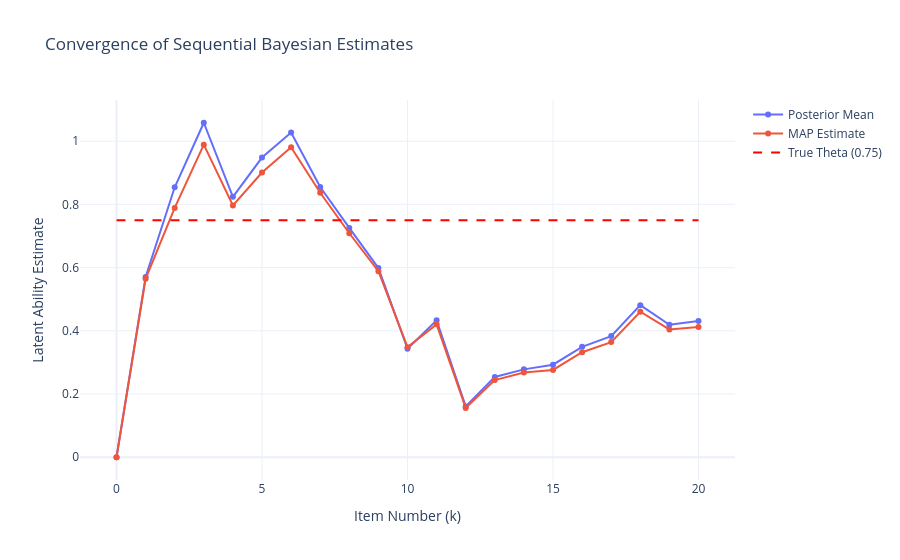

The notebook cell this image was saved under:
### Code cell
import numpy as np
import plotly.graph_objects as go
from scipy.stats import norm

# 1. Setup Simulation Parameters
np.random.seed(42)
n_items = 20
theta_true = 0.75

# Generate item parameters
b_params = np.random.normal(0, 1, n_items)
a_params = np.random.uniform(0.5, 2.0, n_items)

# Setup numerical grid for theta
grid_size = 1000
theta_grid = np.linspace(-4, 4, grid_size)
delta_theta = theta_grid[1] - theta_grid[0]

# 2PL probability function
def prob_correct(theta, a, b):
    return 1 / (1 + np.exp(-a * (theta - b)))

# 2. Tracking Variables
posterior = norm.pdf(theta_grid) # Initial prior: N(0,1)
map_estimates = [0.0]            # Prior MAP
mean_estimates = [0.0]           # Prior Mean

# 3. Simulate and Update
for k in range(n_items):
    a_k = a_params[k]
    b_k = b_params[k]
    
    # Simulate user response
    p_true = prob_correct(theta_true, a_k, b_k)
    y_k = 1 if np.random.uniform(0, 1) < p_true else 0
    
    # Calculate Likelihood for the grid
    p_grid = prob_correct(theta_grid, a_k, b_k)
    likelihood = (p_grid ** y_k) * ((1 - p_grid) ** (1 - y_k))
    
    # Update and Normalize Posterior
    unnormalized_posterior = posterior * likelihood
    normalization_constant = np.sum(unnormalized_posterior) * delta_theta
    posterior = unnormalized_posterior / normalization_constant
    
    # Extract MAP and Mean
    map_est = theta_grid[np.argmax(posterior)]
    mean_est = np.sum(theta_grid * posterior * delta_theta)
    
    map_estimates.append(map_est)
    mean_estimates.append(mean_est)

# 4. Visualize with Plotly
steps = list(range(n_items + 1))

fig = go.Figure()

fig.add_trace(go.Scatter(x=steps, y=mean_estimates, mode='lines+markers', name="Posterior Mean"))
fig.add_trace(go.Scatter(x=steps, y=map_estimates, mode='lines+markers', name="MAP Estimate"))
fig.add_trace(go.Scatter(x=steps, y=[theta_true]*(n_items + 1), mode='lines', 
                         name="True Theta (0.75)", line=dict(dash='dash', color='red')))

fig.update_layout(title="Convergence of Sequential Bayesian Estimates",
                  xaxis_title="Item Number (k)",
                  yaxis_title="Latent Ability Estimate",
                  template="plotly_white")
fig.show()

### Figure 1 — Plotly figure (JSON) as saved in the notebook; plotly's stock layout.template omitted (floating-point values rounded to 4 significant figures)
{"data": [{"mode": "lines+markers", "name": "Posterior Mean", "type": "scatter", "x": [0, 1, 2, 3, 4, 5, 6, 7, 8, 9, 10, 11, 12, 13, 14, 15, 16, 17, 18, 19, 20], "y": [0, 0.5706, 0.8543, 1.058, 0.8241, 0.9483, 1.027, 0.855, 0.7257, 0.5986, 0.3435, 0.4335, 0.1608, 0.2539, 0.2781, 0.2928, 0.3495, 0.3833, 0.4813, 0.4192, 0.431]}, {"mode": "lines+markers", "name": "MAP Estimate", "type": "scatter", "x": [0, 1, 2, 3, 4, 5, 6, 7, 8, 9, 10, 11, 12, 13, 14, 15, 16, 17, 18, 19, 20], "y": [0, 0.5646, 0.7888, 0.989, 0.7968, 0.9009, 0.981, 0.8368, 0.7087, 0.5886, 0.3483, 0.4204, 0.1562, 0.2442, 0.2683, 0.2763, 0.3323, 0.3644, 0.4605, 0.4044, 0.4124]}, {"line": {"color": "red", "dash": "dash"}, "mode": "lines", "name": "True Theta (0.75)", "type": "scatter", "x": [0, 1, 2, 3, 4, 5, 6, 7, 8, 9, 10, 11, 12, 13, 14, 15, 16, 17, 18, 19, 20], "y": [0.75, 0.75, 0.75, 0.75, 0.75, 0.75, 0.75, 0.75, 0.75, 0.75, 0.75, 0.75, 0.75, 0.75, 0.75, 0.75, 0.75, 0.75, 0.75, 0.75, 0.75]}], "layout": {"title": {"text": "Convergence of Sequential Bayesian Estimates"}, "xaxis": {"title": {"text": "Item Number (k)"}}, "yaxis": {"title": {"text": "Latent Ability Estimate"}}}}
